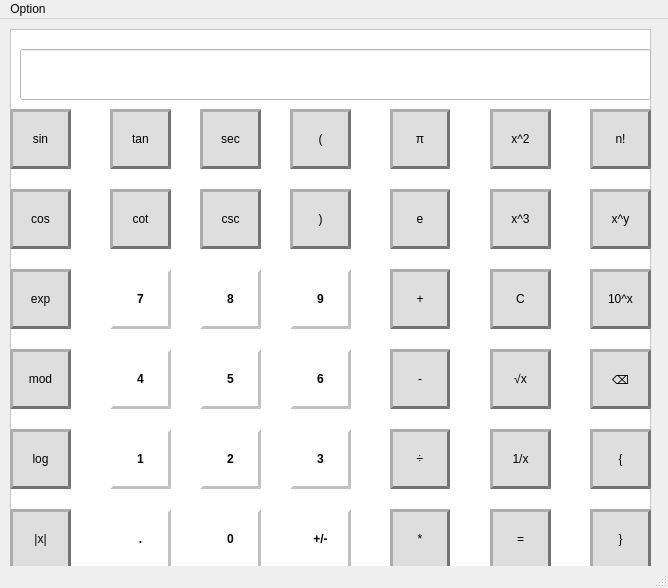
<?xml version="1.0" encoding="UTF-8"?>
<ui version="4.0">
 <class>MainWindow</class>
 <widget class="QMainWindow" name="MainWindow">
  <property name="geometry">
   <rect>
    <x>0</x>
    <y>0</y>
    <width>668</width>
    <height>588</height>
   </rect>
  </property>
  <property name="windowTitle">
   <string>MainWindow</string>
  </property>
  <widget class="QWidget" name="centralwidget">
   <widget class="QPushButton" name="pushButton_9">
    <property name="geometry">
     <rect>
      <x>280</x>
      <y>130</y>
      <width>101</width>
      <height>81</height>
     </rect>
    </property>
    <property name="styleSheet">
     <string notr="true">font: 75 20pt &quot;MS Shell Dlg 2&quot;;
background-color:white;
color:black;
font:bold;
border-width:3px;
border-color:silver;
border-style:outset;</string>
    </property>
    <property name="text">
     <string>9</string>
    </property>
   </widget>
   <widget class="QPushButton" name="pushButton_20">
    <property name="geometry">
     <rect>
      <x>550</x>
      <y>130</y>
      <width>101</width>
      <height>81</height>
     </rect>
    </property>
    <property name="styleSheet">
     <string notr="true">font: 75 18pt &quot;MS Shell Dlg 2&quot;;
background-color: rgb(222, 222, 222);
color:black;
border-width:3px;
border-color: rgb(115, 115, 115);
border-style:outset;</string>
    </property>
    <property name="text">
     <string>C</string>
    </property>
   </widget>
   <widget class="QPushButton" name="pushButton_13">
    <property name="geometry">
     <rect>
      <x>410</x>
      <y>240</y>
      <width>101</width>
      <height>81</height>
     </rect>
    </property>
    <property name="styleSheet">
     <string notr="true">font: 75 20pt &quot;MS Shell Dlg 2&quot;;
background-color: rgb(222, 222, 222);
color:black;

border-width:3px;
border-color: rgb(115, 115, 115);
border-style:outset;</string>
    </property>
    <property name="text">
     <string>-</string>
    </property>
   </widget>
   <widget class="QPushButton" name="pushButton_24">
    <property name="geometry">
     <rect>
      <x>280</x>
      <y>350</y>
      <width>101</width>
      <height>81</height>
     </rect>
    </property>
    <property name="styleSheet">
     <string notr="true">font: 75 20pt &quot;MS Shell Dlg 2&quot;;
background-color:white;
color:black;
font:bold;
border-width:3px;
border-color:silver;
border-style:outset;</string>
    </property>
    <property name="text">
     <string>3</string>
    </property>
   </widget>
   <widget class="QPushButton" name="pushButton_12">
    <property name="geometry">
     <rect>
      <x>410</x>
      <y>460</y>
      <width>101</width>
      <height>81</height>
     </rect>
    </property>
    <property name="styleSheet">
     <string notr="true">font: 75 20pt &quot;MS Shell Dlg 2&quot;;
background-color: rgb(222, 222, 222);
color:black;
border-width:3px;
border-color: rgb(115, 115, 115);
border-style:outset;</string>
    </property>
    <property name="text">
     <string>*</string>
    </property>
   </widget>
   <widget class="QPushButton" name="pushButton_3">
    <property name="geometry">
     <rect>
      <x>20</x>
      <y>460</y>
      <width>101</width>
      <height>81</height>
     </rect>
    </property>
    <property name="styleSheet">
     <string notr="true">font: 75 20pt &quot;MS Shell Dlg 2&quot;;
background-color:white;
color:black;
font:bold;
border-width:3px;
border-color:silver;
border-style:outset;
</string>
    </property>
    <property name="text">
     <string>.</string>
    </property>
   </widget>
   <widget class="QPushButton" name="pushButton_6">
    <property name="geometry">
     <rect>
      <x>280</x>
      <y>240</y>
      <width>101</width>
      <height>81</height>
     </rect>
    </property>
    <property name="styleSheet">
     <string notr="true">font: 75 20pt &quot;MS Shell Dlg 2&quot;;
background-color:white;
color:black;
font:bold;
border-width:3px;
border-color:silver;
border-style:outset;</string>
    </property>
    <property name="text">
     <string>6</string>
    </property>
   </widget>
   <widget class="QPushButton" name="pushButton_23">
    <property name="geometry">
     <rect>
      <x>150</x>
      <y>350</y>
      <width>101</width>
      <height>81</height>
     </rect>
    </property>
    <property name="styleSheet">
     <string notr="true">font: 75 20pt &quot;MS Shell Dlg 2&quot;;
background-color:white;
color:black;
font:bold;
border-width:3px;
border-color:silver;
border-style:outset;</string>
    </property>
    <property name="text">
     <string>2</string>
    </property>
   </widget>
   <widget class="QPushButton" name="pushButton_10">
    <property name="geometry">
     <rect>
      <x>410</x>
      <y>130</y>
      <width>101</width>
      <height>81</height>
     </rect>
    </property>
    <property name="styleSheet">
     <string notr="true">font: 75 20pt &quot;MS Shell Dlg 2&quot;;
background-color: rgb(222, 222, 222);
color:black;

border-width:3px;
border-color: rgb(115, 115, 115);
border-style:outset;</string>
    </property>
    <property name="text">
     <string>+</string>
    </property>
   </widget>
   <widget class="QPushButton" name="pushButton_5">
    <property name="geometry">
     <rect>
      <x>150</x>
      <y>240</y>
      <width>101</width>
      <height>81</height>
     </rect>
    </property>
    <property name="styleSheet">
     <string notr="true">font: 75 20pt &quot;MS Shell Dlg 2&quot;;
background-color:white;
color:black;
font:bold;
border-width:3px;
border-color:silver;
border-style:outset;</string>
    </property>
    <property name="text">
     <string>5</string>
    </property>
   </widget>
   <widget class="QPushButton" name="pushButton_7">
    <property name="geometry">
     <rect>
      <x>20</x>
      <y>130</y>
      <width>101</width>
      <height>81</height>
     </rect>
    </property>
    <property name="styleSheet">
     <string notr="true">font: 75 20pt &quot;MS Shell Dlg 2&quot;;
background-color:white;
color:black;
font:bold;
border-width:3px;
border-color:silver;
border-style:outset;</string>
    </property>
    <property name="text">
     <string>7</string>
    </property>
   </widget>
   <widget class="QPushButton" name="pushButton_2">
    <property name="geometry">
     <rect>
      <x>150</x>
      <y>460</y>
      <width>101</width>
      <height>81</height>
     </rect>
    </property>
    <property name="styleSheet">
     <string notr="true">font: 75 20pt &quot;MS Shell Dlg 2&quot;;
background-color:white;
color:black;
font:bold;
border-width:3px;
border-color:silver;
border-style:outset;</string>
    </property>
    <property name="text">
     <string>0</string>
    </property>
   </widget>
   <widget class="QPushButton" name="pushButton_8">
    <property name="geometry">
     <rect>
      <x>150</x>
      <y>130</y>
      <width>101</width>
      <height>81</height>
     </rect>
    </property>
    <property name="styleSheet">
     <string notr="true">font: 75 20pt &quot;MS Shell Dlg 2&quot;;
background-color:white;
color:black;
font:bold;
border-width:3px;
border-color:silver;
border-style:outset;</string>
    </property>
    <property name="text">
     <string>8</string>
    </property>
   </widget>
   <widget class="QPushButton" name="pushButton_15">
    <property name="geometry">
     <rect>
      <x>280</x>
      <y>460</y>
      <width>101</width>
      <height>81</height>
     </rect>
    </property>
    <property name="styleSheet">
     <string notr="true">font: 75 18pt &quot;MS Shell Dlg 2&quot;;
background-color: rgb(222, 222, 222);
color:black;

border-width:3px;
border-color: rgb(115, 115, 115);
border-style:outset;</string>
    </property>
    <property name="text">
     <string>%</string>
    </property>
   </widget>
   <widget class="QPushButton" name="pushButton_4">
    <property name="geometry">
     <rect>
      <x>20</x>
      <y>240</y>
      <width>101</width>
      <height>81</height>
     </rect>
    </property>
    <property name="styleSheet">
     <string notr="true">font: 75 20pt &quot;MS Shell Dlg 2&quot;;
background-color:white;
color:black;
font:bold;
border-width:3px;
border-color:silver;
border-style:outset;</string>
    </property>
    <property name="text">
     <string>4</string>
    </property>
   </widget>
   <widget class="QPushButton" name="pushButton_22">
    <property name="geometry">
     <rect>
      <x>20</x>
      <y>350</y>
      <width>101</width>
      <height>81</height>
     </rect>
    </property>
    <property name="styleSheet">
     <string notr="true">font: 75 20pt &quot;MS Shell Dlg 2&quot;;
background-color:white;
color:black;
font:bold;
border-width:3px;
border-color:silver;
border-style:outset;</string>
    </property>
    <property name="text">
     <string>1</string>
    </property>
   </widget>
   <widget class="QPushButton" name="pushButton_19">
    <property name="geometry">
     <rect>
      <x>550</x>
      <y>350</y>
      <width>101</width>
      <height>81</height>
     </rect>
    </property>
    <property name="styleSheet">
     <string notr="true">font: 75 18pt &quot;MS Shell Dlg 2&quot;;
background-color: rgb(222, 222, 222);
color:black;

border-width:3px;
border-color: rgb(115, 115, 115);
border-style:outset;</string>
    </property>
    <property name="text">
     <string>1/X</string>
    </property>
   </widget>
   <widget class="QPushButton" name="pushButton_17">
    <property name="geometry">
     <rect>
      <x>410</x>
      <y>350</y>
      <width>101</width>
      <height>81</height>
     </rect>
    </property>
    <property name="styleSheet">
     <string notr="true">font: 75 20pt &quot;MS Shell Dlg 2&quot;;
background-color: rgb(222, 222, 222);
color:black;
border-width:3px;
border-color: rgb(115, 115, 115);
border-style:outset;</string>
    </property>
    <property name="text">
     <string>÷</string>
    </property>
   </widget>
   <widget class="QPushButton" name="pushButton_11">
    <property name="geometry">
     <rect>
      <x>550</x>
      <y>460</y>
      <width>101</width>
      <height>81</height>
     </rect>
    </property>
    <property name="styleSheet">
     <string notr="true">font: 75 20pt &quot;MS Shell Dlg 2&quot;;
background-color: rgb(222, 222, 222);
color:black;
border-width:3px;
border-color: rgb(115, 115, 115);
border-style:outset;</string>
    </property>
    <property name="text">
     <string>=</string>
    </property>
   </widget>
   <widget class="QPushButton" name="pushButton_16">
    <property name="geometry">
     <rect>
      <x>550</x>
      <y>240</y>
      <width>101</width>
      <height>81</height>
     </rect>
    </property>
    <property name="styleSheet">
     <string notr="true">font: 75 18pt &quot;MS Shell Dlg 2&quot;;
background-color: rgb(222, 222, 222);
color:black;
border-width:3px;
border-color: rgb(115, 115, 115);
border-style:outset;</string>
    </property>
    <property name="text">
     <string>√X</string>
    </property>
   </widget>
   <widget class="QLineEdit" name="lineEdit">
    <property name="geometry">
     <rect>
      <x>20</x>
      <y>40</y>
      <width>631</width>
      <height>61</height>
     </rect>
    </property>
   </widget>
   <widget class="QFrame" name="frame">
    <property name="geometry">
     <rect>
      <x>10</x>
      <y>10</y>
      <width>641</width>
      <height>541</height>
     </rect>
    </property>
    <property name="styleSheet">
     <string notr="true">background-color: rgb(255, 255, 255);</string>
    </property>
    <property name="frameShape">
     <enum>QFrame::StyledPanel</enum>
    </property>
    <property name="frameShadow">
     <enum>QFrame::Raised</enum>
    </property>
    <widget class="QPushButton" name="pushButton_25">
     <property name="geometry">
      <rect>
       <x>280</x>
       <y>400</y>
       <width>61</width>
       <height>60</height>
      </rect>
     </property>
     <property name="styleSheet">
      <string notr="true">font: 75 16pt &quot;MS Shell Dlg 2&quot;;
background-color:white;
color:black;
font:bold;
border-width:3px;
border-color:silver;
border-style:outset;</string>
     </property>
     <property name="text">
      <string>3</string>
     </property>
    </widget>
    <widget class="QPushButton" name="pushButton_14">
     <property name="geometry">
      <rect>
       <x>280</x>
       <y>480</y>
       <width>61</width>
       <height>60</height>
      </rect>
     </property>
     <property name="styleSheet">
      <string notr="true">font: 75 16pt &quot;MS Shell Dlg 2&quot;;
background-color:white;
color:black;
font:bold;
border-width:3px;
border-color:silver;
border-style:outset;
</string>
     </property>
     <property name="text">
      <string>+/-</string>
     </property>
    </widget>
    <widget class="QPushButton" name="pushButton_18">
     <property name="geometry">
      <rect>
       <x>0</x>
       <y>240</y>
       <width>61</width>
       <height>60</height>
      </rect>
     </property>
     <property name="styleSheet">
      <string notr="true">font: 75 14pt &quot;MS Shell Dlg 2&quot;;
background-color: rgb(222, 222, 222);
color:black;

border-width:3px;
border-color: rgb(115, 115, 115);
border-style:outset;</string>
     </property>
     <property name="text">
      <string>exp</string>
     </property>
    </widget>
    <widget class="QPushButton" name="pushButton_38">
     <property name="geometry">
      <rect>
       <x>280</x>
       <y>80</y>
       <width>61</width>
       <height>60</height>
      </rect>
     </property>
     <property name="styleSheet">
      <string notr="true">font: 75 14pt &quot;MS Shell Dlg 2&quot;;
background-color: rgb(222, 222, 222);
color:black;
border-width:3px;
border-color: rgb(115, 115, 115);
border-style:outset;</string>
     </property>
     <property name="text">
      <string>(</string>
     </property>
    </widget>
    <widget class="QPushButton" name="pushButton_21">
     <property name="geometry">
      <rect>
       <x>190</x>
       <y>240</y>
       <width>61</width>
       <height>60</height>
      </rect>
     </property>
     <property name="styleSheet">
      <string notr="true">font: 75 16pt &quot;MS Shell Dlg 2&quot;;
background-color:white;
color:black;
font:bold;
border-width:3px;
border-color:silver;
border-style:outset;</string>
     </property>
     <property name="text">
      <string>8</string>
     </property>
    </widget>
    <widget class="QPushButton" name="pushButton_26">
     <property name="geometry">
      <rect>
       <x>380</x>
       <y>240</y>
       <width>60</width>
       <height>60</height>
      </rect>
     </property>
     <property name="styleSheet">
      <string notr="true">font: 75 20pt &quot;MS Shell Dlg 2&quot;;
background-color: rgb(222, 222, 222);
color:black;

border-width:3px;
border-color: rgb(115, 115, 115);
border-style:outset;</string>
     </property>
     <property name="text">
      <string>+</string>
     </property>
    </widget>
    <widget class="QPushButton" name="pushButton_28">
     <property name="geometry">
      <rect>
       <x>0</x>
       <y>80</y>
       <width>61</width>
       <height>60</height>
      </rect>
     </property>
     <property name="styleSheet">
      <string notr="true">font: 75 14pt &quot;MS Shell Dlg 2&quot;;
background-color: rgb(222, 222, 222);
color:black;
border-width:3px;
border-color: rgb(115, 115, 115);
border-style:outset;</string>
     </property>
     <property name="text">
      <string>sin</string>
     </property>
    </widget>
    <widget class="QPushButton" name="pushButton_27">
     <property name="geometry">
      <rect>
       <x>380</x>
       <y>480</y>
       <width>60</width>
       <height>60</height>
      </rect>
     </property>
     <property name="styleSheet">
      <string notr="true">font: 75 20pt &quot;MS Shell Dlg 2&quot;;
background-color: rgb(222, 222, 222);
color:black;
border-width:3px;
border-color: rgb(115, 115, 115);
border-style:outset;</string>
     </property>
     <property name="text">
      <string>*</string>
     </property>
    </widget>
    <widget class="QPushButton" name="pushButton_29">
     <property name="geometry">
      <rect>
       <x>190</x>
       <y>160</y>
       <width>61</width>
       <height>60</height>
      </rect>
     </property>
     <property name="styleSheet">
      <string notr="true">font: 75 14pt &quot;MS Shell Dlg 2&quot;;
background-color: rgb(222, 222, 222);
color:black;
border-width:3px;
border-color: rgb(115, 115, 115);
border-style:outset;</string>
     </property>
     <property name="text">
      <string>csc</string>
     </property>
    </widget>
    <widget class="QPushButton" name="pushButton_45">
     <property name="geometry">
      <rect>
       <x>580</x>
       <y>160</y>
       <width>61</width>
       <height>60</height>
      </rect>
     </property>
     <property name="styleSheet">
      <string notr="true">font: 75 14pt &quot;MS Shell Dlg 2&quot;;
background-color: rgb(222, 222, 222);
color:black;
border-width:3px;
border-color: rgb(115, 115, 115);
border-style:outset;</string>
     </property>
     <property name="text">
      <string>x^y</string>
     </property>
    </widget>
    <widget class="QPushButton" name="pushButton_30">
     <property name="geometry">
      <rect>
       <x>380</x>
       <y>400</y>
       <width>60</width>
       <height>60</height>
      </rect>
     </property>
     <property name="styleSheet">
      <string notr="true">font: 75 20pt &quot;MS Shell Dlg 2&quot;;
background-color: rgb(222, 222, 222);
color:black;
border-width:3px;
border-color: rgb(115, 115, 115);
border-style:outset;</string>
     </property>
     <property name="text">
      <string>÷</string>
     </property>
    </widget>
    <widget class="QPushButton" name="pushButton_43">
     <property name="geometry">
      <rect>
       <x>580</x>
       <y>400</y>
       <width>61</width>
       <height>60</height>
      </rect>
     </property>
     <property name="styleSheet">
      <string notr="true">font: 75 14pt &quot;MS Shell Dlg 2&quot;;
background-color: rgb(222, 222, 222);
color:black;
border-width:3px;
border-color: rgb(115, 115, 115);
border-style:outset;</string>
     </property>
     <property name="text">
      <string>{</string>
     </property>
    </widget>
    <widget class="QPushButton" name="pushButton_31">
     <property name="geometry">
      <rect>
       <x>190</x>
       <y>400</y>
       <width>61</width>
       <height>60</height>
      </rect>
     </property>
     <property name="styleSheet">
      <string notr="true">font: 75 16pt &quot;MS Shell Dlg 2&quot;;
background-color:white;
color:black;
font:bold;
border-width:3px;
border-color:silver;
border-style:outset;</string>
     </property>
     <property name="text">
      <string>2</string>
     </property>
    </widget>
    <widget class="QPushButton" name="pushButton_33">
     <property name="geometry">
      <rect>
       <x>380</x>
       <y>160</y>
       <width>60</width>
       <height>60</height>
      </rect>
     </property>
     <property name="styleSheet">
      <string notr="true">font: 75 14pt &quot;MS Shell Dlg 2&quot;;
background-color: rgb(222, 222, 222);
color:black;
border-width:3px;
border-color: rgb(115, 115, 115);
border-style:outset;</string>
     </property>
     <property name="text">
      <string>e</string>
     </property>
    </widget>
    <widget class="QPushButton" name="pushButton_32">
     <property name="geometry">
      <rect>
       <x>100</x>
       <y>480</y>
       <width>61</width>
       <height>60</height>
      </rect>
     </property>
     <property name="styleSheet">
      <string notr="true">font: 75 16pt &quot;MS Shell Dlg 2&quot;;
background-color:white;
color:black;
font:bold;
border-width:3px;
border-color:silver;
border-style:outset;
</string>
     </property>
     <property name="text">
      <string>.</string>
     </property>
    </widget>
    <widget class="QPushButton" name="pushButton_34">
     <property name="geometry">
      <rect>
       <x>380</x>
       <y>320</y>
       <width>60</width>
       <height>60</height>
      </rect>
     </property>
     <property name="styleSheet">
      <string notr="true">font: 75 20pt &quot;MS Shell Dlg 2&quot;;
background-color: rgb(222, 222, 222);
color:black;

border-width:3px;
border-color: rgb(115, 115, 115);
border-style:outset;</string>
     </property>
     <property name="text">
      <string>-</string>
     </property>
    </widget>
    <widget class="QPushButton" name="pushButton_35">
     <property name="geometry">
      <rect>
       <x>480</x>
       <y>320</y>
       <width>61</width>
       <height>60</height>
      </rect>
     </property>
     <property name="styleSheet">
      <string notr="true">font: 75 14pt &quot;MS Shell Dlg 2&quot;;
background-color: rgb(222, 222, 222);
color:black;
border-width:3px;
border-color: rgb(115, 115, 115);
border-style:outset;</string>
     </property>
     <property name="text">
      <string>√x</string>
     </property>
    </widget>
    <widget class="QPushButton" name="pushButton_36">
     <property name="geometry">
      <rect>
       <x>280</x>
       <y>240</y>
       <width>61</width>
       <height>60</height>
      </rect>
     </property>
     <property name="styleSheet">
      <string notr="true">font: 75 16pt &quot;MS Shell Dlg 2&quot;;
background-color:white;
color:black;
font:bold;
border-width:3px;
border-color:silver;
border-style:outset;</string>
     </property>
     <property name="text">
      <string>9</string>
     </property>
    </widget>
    <widget class="QPushButton" name="pushButton_39">
     <property name="geometry">
      <rect>
       <x>280</x>
       <y>160</y>
       <width>61</width>
       <height>60</height>
      </rect>
     </property>
     <property name="styleSheet">
      <string notr="true">font: 75 14pt &quot;MS Shell Dlg 2&quot;;
background-color: rgb(222, 222, 222);
color:black;
border-width:3px;
border-color: rgb(115, 115, 115);
border-style:outset;</string>
     </property>
     <property name="text">
      <string>)</string>
     </property>
    </widget>
    <widget class="QPushButton" name="pushButton_44">
     <property name="geometry">
      <rect>
       <x>580</x>
       <y>320</y>
       <width>61</width>
       <height>60</height>
      </rect>
     </property>
     <property name="styleSheet">
      <string notr="true">font: 75 14pt &quot;MS Shell Dlg 2&quot;;
background-color: rgb(222, 222, 222);
color:black;
border-width:3px;
border-color: rgb(115, 115, 115);
border-style:outset;</string>
     </property>
     <property name="text">
      <string>⌫</string>
     </property>
    </widget>
    <widget class="QPushButton" name="pushButton_37">
     <property name="geometry">
      <rect>
       <x>190</x>
       <y>480</y>
       <width>61</width>
       <height>60</height>
      </rect>
     </property>
     <property name="styleSheet">
      <string notr="true">font: 75 16pt &quot;MS Shell Dlg 2&quot;;
background-color:white;
color:black;
font:bold;
border-width:3px;
border-color:silver;
border-style:outset;
</string>
     </property>
     <property name="text">
      <string>0</string>
     </property>
    </widget>
    <widget class="QPushButton" name="pushButton_41">
     <property name="geometry">
      <rect>
       <x>580</x>
       <y>480</y>
       <width>61</width>
       <height>60</height>
      </rect>
     </property>
     <property name="styleSheet">
      <string notr="true">font: 75 14pt &quot;MS Shell Dlg 2&quot;;
background-color: rgb(222, 222, 222);
color:black;
border-width:3px;
border-color: rgb(115, 115, 115);
border-style:outset;</string>
     </property>
     <property name="text">
      <string>}</string>
     </property>
    </widget>
    <widget class="QPushButton" name="pushButton_40">
     <property name="geometry">
      <rect>
       <x>100</x>
       <y>80</y>
       <width>61</width>
       <height>60</height>
      </rect>
     </property>
     <property name="styleSheet">
      <string notr="true">font: 75 14pt &quot;MS Shell Dlg 2&quot;;
background-color: rgb(222, 222, 222);
color:black;
border-width:3px;
border-color: rgb(115, 115, 115);
border-style:outset;</string>
     </property>
     <property name="text">
      <string>tan</string>
     </property>
    </widget>
    <widget class="QPushButton" name="pushButton_42">
     <property name="geometry">
      <rect>
       <x>380</x>
       <y>80</y>
       <width>60</width>
       <height>60</height>
      </rect>
     </property>
     <property name="styleSheet">
      <string notr="true">font: 75 14pt &quot;MS Shell Dlg 2&quot;;
background-color: rgb(222, 222, 222);
color:black;
border-width:3px;
border-color: rgb(115, 115, 115);
border-style:outset;</string>
     </property>
     <property name="text">
      <string>π</string>
     </property>
    </widget>
    <widget class="QPushButton" name="pushButton_46">
     <property name="geometry">
      <rect>
       <x>280</x>
       <y>320</y>
       <width>61</width>
       <height>60</height>
      </rect>
     </property>
     <property name="styleSheet">
      <string notr="true">font: 75 16pt &quot;MS Shell Dlg 2&quot;;
background-color:white;
color:black;
font:bold;
border-width:3px;
border-color:silver;
border-style:outset;</string>
     </property>
     <property name="text">
      <string>6</string>
     </property>
    </widget>
    <widget class="QPushButton" name="pushButton_47">
     <property name="geometry">
      <rect>
       <x>190</x>
       <y>80</y>
       <width>61</width>
       <height>60</height>
      </rect>
     </property>
     <property name="styleSheet">
      <string notr="true">font: 75 14pt &quot;MS Shell Dlg 2&quot;;
background-color: rgb(222, 222, 222);
color:black;
border-width:3px;
border-color: rgb(115, 115, 115);
border-style:outset;</string>
     </property>
     <property name="text">
      <string>sec</string>
     </property>
    </widget>
    <widget class="QPushButton" name="pushButton_48">
     <property name="geometry">
      <rect>
       <x>100</x>
       <y>400</y>
       <width>61</width>
       <height>60</height>
      </rect>
     </property>
     <property name="styleSheet">
      <string notr="true">font: 75 16pt &quot;MS Shell Dlg 2&quot;;
background-color:white;
color:black;
font:bold;
border-width:3px;
border-color:silver;
border-style:outset;</string>
     </property>
     <property name="text">
      <string>1</string>
     </property>
    </widget>
    <widget class="QPushButton" name="pushButton_49">
     <property name="geometry">
      <rect>
       <x>100</x>
       <y>320</y>
       <width>61</width>
       <height>60</height>
      </rect>
     </property>
     <property name="styleSheet">
      <string notr="true">font: 75 16pt &quot;MS Shell Dlg 2&quot;;
background-color:white;
color:black;
font:bold;
border-width:3px;
border-color:silver;
border-style:outset;</string>
     </property>
     <property name="text">
      <string>4</string>
     </property>
    </widget>
    <widget class="QPushButton" name="pushButton_50">
     <property name="geometry">
      <rect>
       <x>100</x>
       <y>240</y>
       <width>61</width>
       <height>60</height>
      </rect>
     </property>
     <property name="styleSheet">
      <string notr="true">font: 75 16pt &quot;MS Shell Dlg 2&quot;;
background-color:white;
color:black;
font:bold;
border-width:3px;
border-color:silver;
border-style:outset;</string>
     </property>
     <property name="text">
      <string>7</string>
     </property>
    </widget>
    <widget class="QPushButton" name="pushButton_51">
     <property name="geometry">
      <rect>
       <x>480</x>
       <y>480</y>
       <width>61</width>
       <height>60</height>
      </rect>
     </property>
     <property name="styleSheet">
      <string notr="true">font: 75 20pt &quot;MS Shell Dlg 2&quot;;
background-color: rgb(222, 222, 222);
color:black;
border-width:3px;
border-color: rgb(115, 115, 115);
border-style:outset;</string>
     </property>
     <property name="text">
      <string>=</string>
     </property>
    </widget>
    <widget class="QPushButton" name="pushButton_52">
     <property name="geometry">
      <rect>
       <x>190</x>
       <y>320</y>
       <width>61</width>
       <height>60</height>
      </rect>
     </property>
     <property name="styleSheet">
      <string notr="true">font: 75 16pt &quot;MS Shell Dlg 2&quot;;
background-color:white;
color:black;
font:bold;
border-width:3px;
border-color:silver;
border-style:outset;</string>
     </property>
     <property name="text">
      <string>5</string>
     </property>
    </widget>
    <widget class="QPushButton" name="pushButton_53">
     <property name="geometry">
      <rect>
       <x>480</x>
       <y>80</y>
       <width>61</width>
       <height>60</height>
      </rect>
     </property>
     <property name="styleSheet">
      <string notr="true">font: 75 14pt &quot;MS Shell Dlg 2&quot;;
background-color: rgb(222, 222, 222);
color:black;
border-width:3px;
border-color: rgb(115, 115, 115);
border-style:outset;</string>
     </property>
     <property name="text">
      <string>x^2</string>
     </property>
    </widget>
    <widget class="QPushButton" name="pushButton_54">
     <property name="geometry">
      <rect>
       <x>480</x>
       <y>160</y>
       <width>61</width>
       <height>60</height>
      </rect>
     </property>
     <property name="styleSheet">
      <string notr="true">font: 75 14pt &quot;MS Shell Dlg 2&quot;;
background-color: rgb(222, 222, 222);
color:black;
border-width:3px;
border-color: rgb(115, 115, 115);
border-style:outset;</string>
     </property>
     <property name="text">
      <string>x^3</string>
     </property>
    </widget>
    <widget class="QPushButton" name="pushButton_55">
     <property name="geometry">
      <rect>
       <x>0</x>
       <y>400</y>
       <width>61</width>
       <height>60</height>
      </rect>
     </property>
     <property name="styleSheet">
      <string notr="true">font: 75 14pt &quot;MS Shell Dlg 2&quot;;
background-color: rgb(222, 222, 222);
color:black;
border-width:3px;
border-color: rgb(115, 115, 115);
border-style:outset;</string>
     </property>
     <property name="text">
      <string>log</string>
     </property>
    </widget>
    <widget class="QPushButton" name="pushButton_56">
     <property name="geometry">
      <rect>
       <x>480</x>
       <y>400</y>
       <width>61</width>
       <height>60</height>
      </rect>
     </property>
     <property name="styleSheet">
      <string notr="true">font: 75 14pt &quot;MS Shell Dlg 2&quot;;
background-color: rgb(222, 222, 222);
color:black;
border-width:3px;
border-color: rgb(115, 115, 115);
border-style:outset;</string>
     </property>
     <property name="text">
      <string>1/x</string>
     </property>
    </widget>
    <widget class="QPushButton" name="pushButton_57">
     <property name="geometry">
      <rect>
       <x>580</x>
       <y>240</y>
       <width>61</width>
       <height>60</height>
      </rect>
     </property>
     <property name="styleSheet">
      <string notr="true">font: 75 11pt &quot;MS Shell Dlg 2&quot;;
background-color: rgb(222, 222, 222);
color:black;

border-width:3px;
border-color: rgb(115, 115, 115);
border-style:outset;</string>
     </property>
     <property name="text">
      <string>10^x</string>
     </property>
    </widget>
    <widget class="QPushButton" name="pushButton_58">
     <property name="geometry">
      <rect>
       <x>100</x>
       <y>160</y>
       <width>61</width>
       <height>60</height>
      </rect>
     </property>
     <property name="styleSheet">
      <string notr="true">font: 75 14pt &quot;MS Shell Dlg 2&quot;;
background-color: rgb(222, 222, 222);
color:black;
border-width:3px;
border-color: rgb(115, 115, 115);
border-style:outset;</string>
     </property>
     <property name="text">
      <string>cot</string>
     </property>
    </widget>
    <widget class="QPushButton" name="pushButton_59">
     <property name="geometry">
      <rect>
       <x>0</x>
       <y>480</y>
       <width>61</width>
       <height>60</height>
      </rect>
     </property>
     <property name="styleSheet">
      <string notr="true">font: 75 14pt &quot;MS Shell Dlg 2&quot;;
background-color: rgb(222, 222, 222);
color:black;
border-width:3px;
border-color: rgb(115, 115, 115);
border-style:outset;</string>
     </property>
     <property name="text">
      <string>|x|</string>
     </property>
    </widget>
    <widget class="QPushButton" name="pushButton_60">
     <property name="geometry">
      <rect>
       <x>0</x>
       <y>160</y>
       <width>61</width>
       <height>60</height>
      </rect>
     </property>
     <property name="styleSheet">
      <string notr="true">font: 75 14pt &quot;MS Shell Dlg 2&quot;;
background-color: rgb(222, 222, 222);
color:black;
border-width:3px;
border-color: rgb(115, 115, 115);
border-style:outset;</string>
     </property>
     <property name="text">
      <string>cos</string>
     </property>
    </widget>
    <widget class="QPushButton" name="pushButton_61">
     <property name="geometry">
      <rect>
       <x>0</x>
       <y>320</y>
       <width>61</width>
       <height>60</height>
      </rect>
     </property>
     <property name="styleSheet">
      <string notr="true">font: 75 14pt &quot;MS Shell Dlg 2&quot;;
background-color: rgb(222, 222, 222);
color:black;

border-width:3px;
border-color: rgb(115, 115, 115);
border-style:outset;</string>
     </property>
     <property name="text">
      <string>mod</string>
     </property>
    </widget>
    <widget class="QPushButton" name="pushButton_62">
     <property name="geometry">
      <rect>
       <x>480</x>
       <y>240</y>
       <width>61</width>
       <height>60</height>
      </rect>
     </property>
     <property name="styleSheet">
      <string notr="true">font: 75 14pt &quot;MS Shell Dlg 2&quot;;
background-color: rgb(222, 222, 222);
color:black;

border-width:3px;
border-color: rgb(115, 115, 115);
border-style:outset;</string>
     </property>
     <property name="text">
      <string>C</string>
     </property>
    </widget>
    <widget class="QLineEdit" name="lineEdit_2">
     <property name="geometry">
      <rect>
       <x>10</x>
       <y>20</y>
       <width>631</width>
       <height>51</height>
      </rect>
     </property>
     <property name="styleSheet">
      <string notr="true">font: 16pt &quot;MS Shell Dlg 2&quot;;
background-color: rgb(255, 255, 255);</string>
     </property>
    </widget>
    <widget class="QPushButton" name="pushButton_63">
     <property name="geometry">
      <rect>
       <x>580</x>
       <y>80</y>
       <width>61</width>
       <height>60</height>
      </rect>
     </property>
     <property name="styleSheet">
      <string notr="true">font: 75 14pt &quot;MS Shell Dlg 2&quot;;
background-color: rgb(222, 222, 222);
color:black;
border-width:3px;
border-color: rgb(115, 115, 115);
border-style:outset;</string>
     </property>
     <property name="text">
      <string>n!</string>
     </property>
    </widget>
   </widget>
  </widget>
  <widget class="QMenuBar" name="menubar">
   <property name="geometry">
    <rect>
     <x>0</x>
     <y>0</y>
     <width>668</width>
     <height>21</height>
    </rect>
   </property>
   <widget class="QMenu" name="menuOption">
    <property name="title">
     <string>Option</string>
    </property>
    <addaction name="actionStandard_Calculator"/>
    <addaction name="actionScientific_Calculator"/>
   </widget>
   <addaction name="menuOption"/>
  </widget>
  <widget class="QStatusBar" name="statusbar"/>
  <action name="actionStandard_Calculator">
   <property name="text">
    <string>Standard Calculator</string>
   </property>
  </action>
  <action name="actionScientific_Calculator">
   <property name="text">
    <string>Scientific Calculator</string>
   </property>
  </action>
 </widget>
 <resources/>
 <connections/>
</ui>
